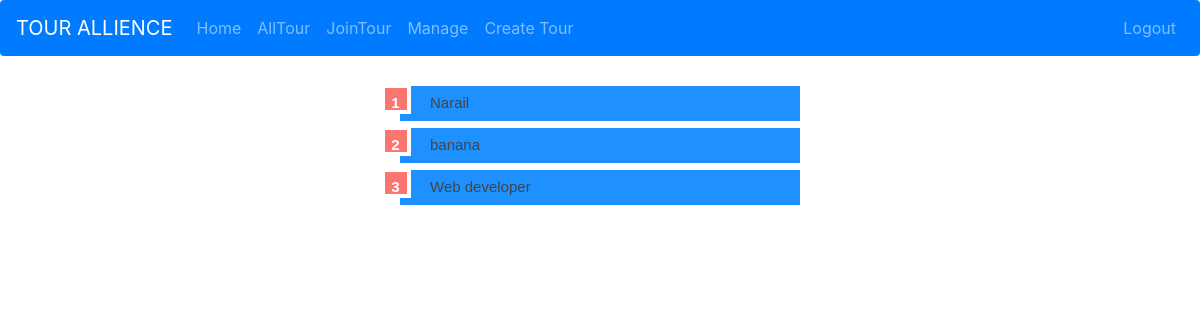
The app's page /all-tour/ (signed in), older data.
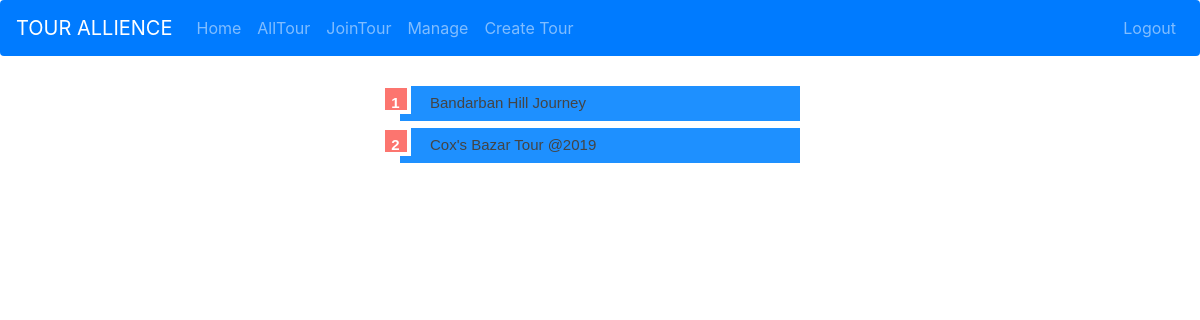
The same page, newer data.
### tourrelated/models.py (models this page shows, shortened)
class Tour(models.Model):
    creator= models.ForeignKey(User, on_delete=models.CASCADE)
    title= models.CharField(max_length=200)
    slug=models.SlugField(unique=True,blank=True)
    location= models.CharField(max_length=200)
    duration= models.CharField(max_length=50)
    fee=models.CharField(max_length=10)
    date_of_tour=models.CharField(max_length=100)
    short_description=models.CharField(max_length=300)
    def get_absolute_url_another(self):
        return reverse('all_tour_details', args=[self.slug])

### tourrelated/views.py (the view)
def alltour(request):
    templates='tourrelated/alltour.html'
    alltour=Tour.objects.all().order_by('-pk')
    context={'alltour':alltour}
    return render(request,templates,context)

### templates/tourrelated/alltour.html
{% extends 'base.html' %}
{% block content %}
{% load static %}
  <link rel="stylesheet" type="text/css" href="{% static 'tourrelated/alltour_list.css' %}">
<div class="list-type2">
<ol>
    <br>
    {% for t in alltour %}
<li><a href="{{ t.get_absolute_url_another }}">{{ t.title }} </a></li>
    {% endfor %}
</ol>
</div>
{% endblock %}

Row changes from the older to the newer data that the page shows:
removed Tour: title "Narail"
removed Tour: title "banana"
removed Tour: title "Web developer"
added Tour: title "Bandarban Hill Journey"
added Tour: title "Cox's Bazar Tour @2019"
